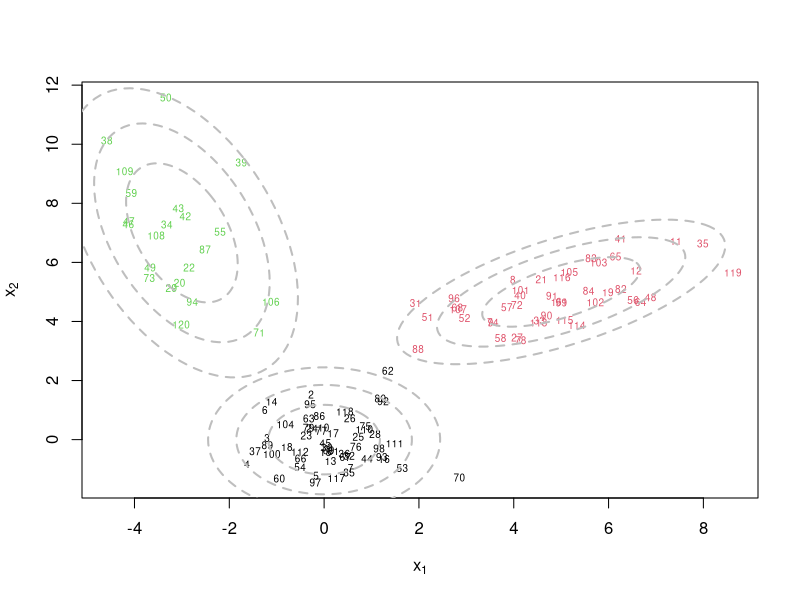
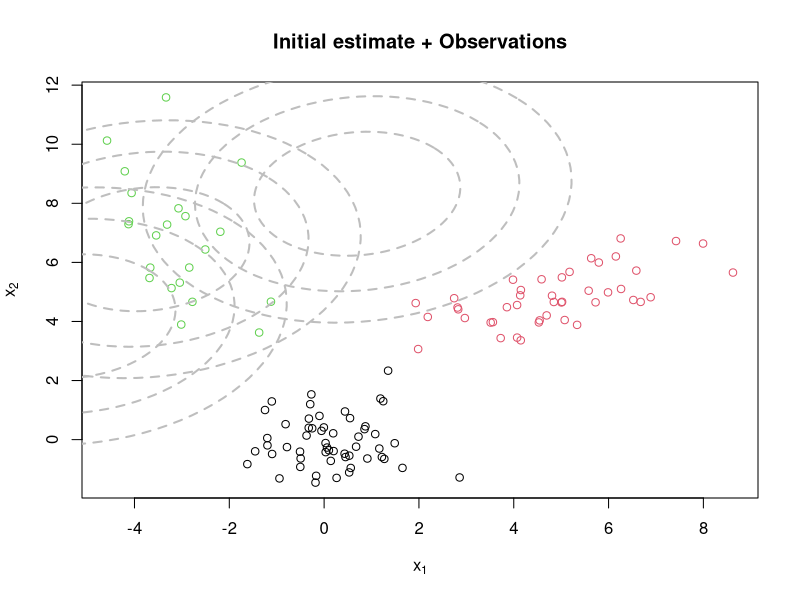
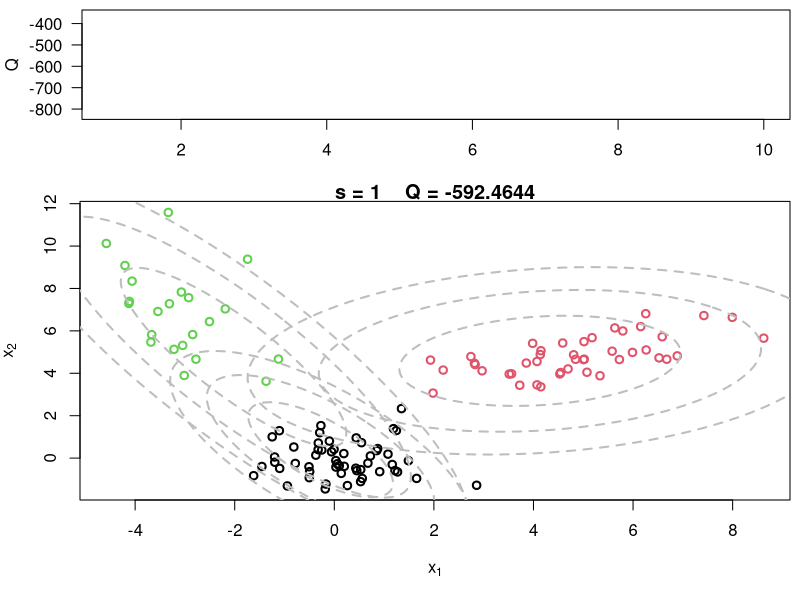
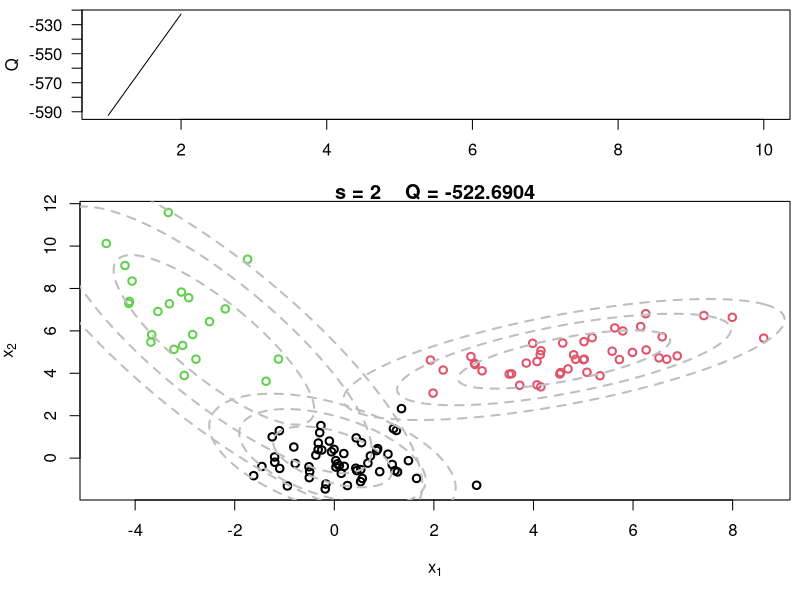
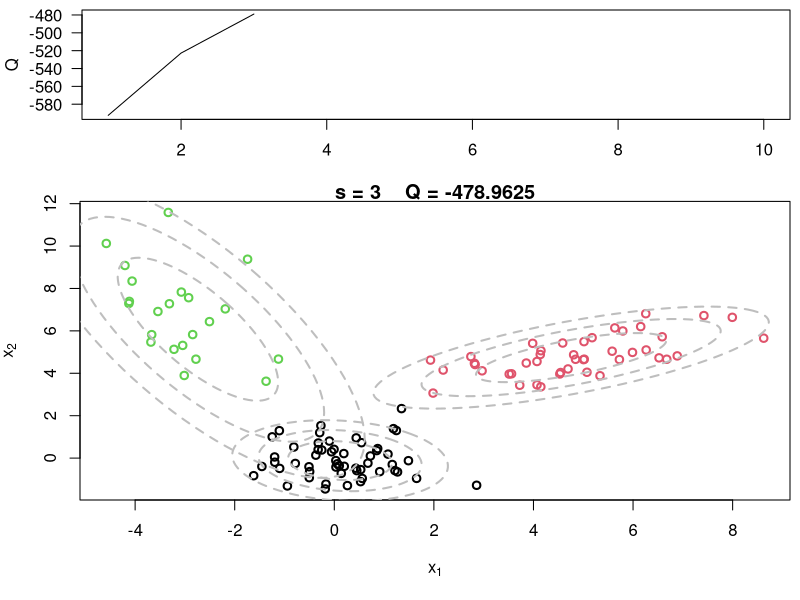
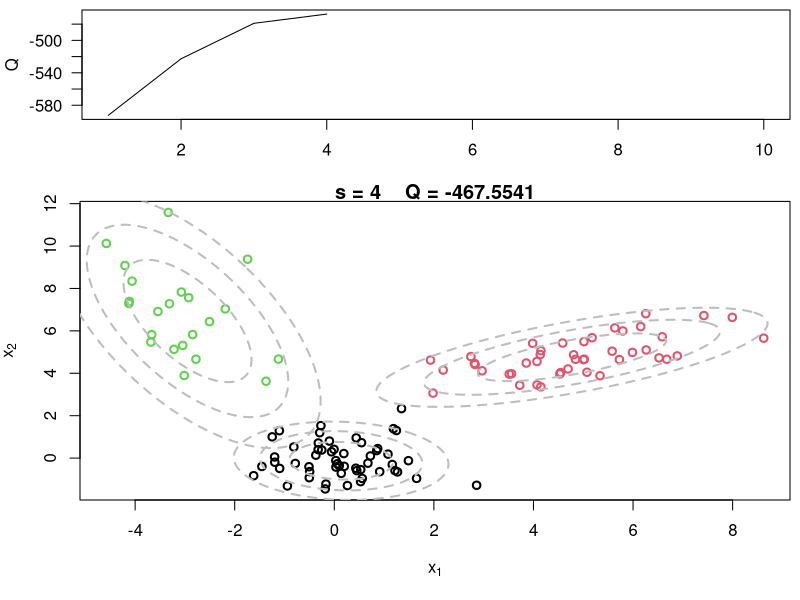
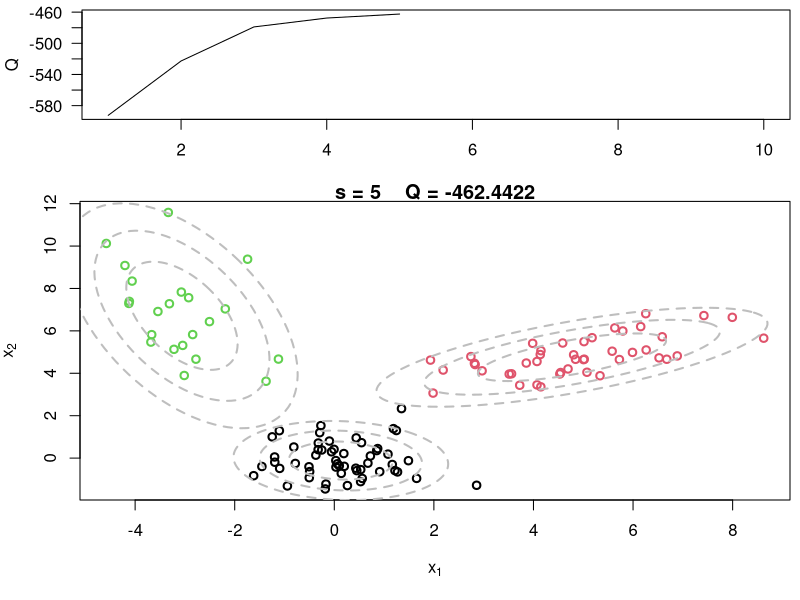
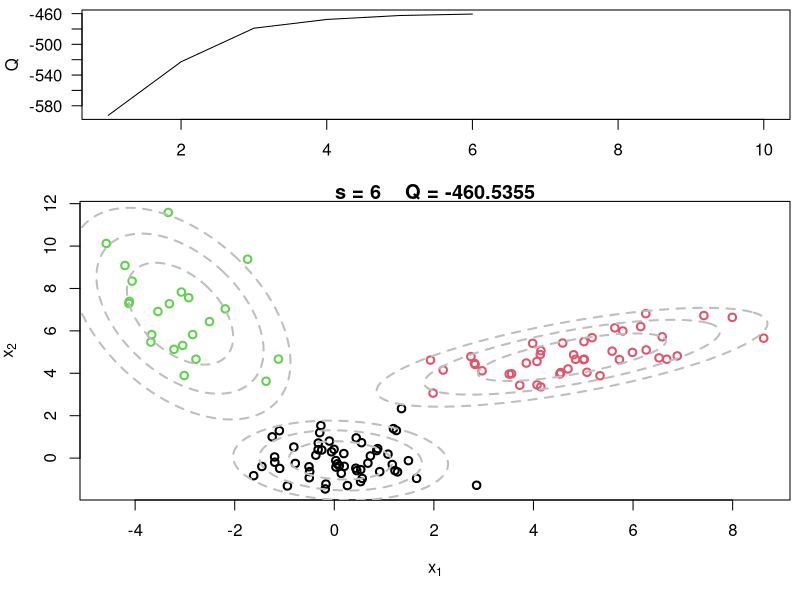

R code for these plots, in order:
# Example of an EM algorithm for fitting a mixtures of K p-variate Gaussian 
# components
# The algorithm is tested using simulated data

# Clear the environment and load required libraries
rm(list=ls())
library(mvtnorm)
library(ellipse)
#set.seed(63252)

# Generate data from a mixture with 3 components
KK <- 3
p  <- 2
w.true <- c(0.5, 0.3, 0.2)  # True weights associated with the components
mu.true <- array(0, dim=c(KK, p))
mu.true[1,] <- c(0 ,0)   # True mean for the first component
mu.true[2,] <- c(5, 5)   # True mean for the second component
mu.true[3,] <- c(-3, 7)  # True mean for the third component
Sigma.true <- array(0, dim=c(KK, p, p))
Sigma.true[1,,] <- matrix(c(1, 0, 0, 1), p, p) # True var for the first comp
Sigma.true[2,,] <- matrix(c(2,0.9,0.9,1),p,p)   # True var for the second comp
Sigma.true[3,,] <- matrix(c(1,-0.9,-0.9,4),p,p) # True var for the third comp
n  <- 120
cc <- sample(1:3, n, replace=T, prob=w.true)
x <- array(0, dim=c(n,p))
for (i in 1:n) {
  x[i,] <- rmvnorm(1, mu.true[cc[i],], Sigma.true[cc[i],,])
}

par(mfrow=c(1, 1))
plot(
  x[, 1], x[, 2], col=cc, type="n", xlab=expression(x[1]), ylab=expression(x[2]))
text(x[,1], x[,2], 1:n, col=cc, cex=0.6)
for(k in 1:KK){
  lines(ellipse(x=Sigma.true[k,,], centre=mu.true[k,], level=0.50), 
        col="grey", lty=2, lwd=2)
  lines(ellipse(x=Sigma.true[k,,], centre=mu.true[k,], level=0.82), 
        col="grey", lty=2, lwd=2)
  lines(ellipse(x=Sigma.true[k,,], centre=mu.true[k,], level=0.95), 
        col="grey", lty=2, lwd=2)
}


# Run the EM algorithm
# Initialize the parameters
w <- rep(1, KK) / KK  # Assign equal weight to each component to start with
# RandomCluster centers randomly spread over the support of the data
mu <- rmvnorm(KK, apply(x, 2, mean), var(x))   
Sigma <- array(0, dim=c(KK, p, p)) # Initial variances are assumed to be the same
Sigma[1,,] <- var(x) / KK  
Sigma[2,,] <- var(x) / KK
Sigma[3,,] <- var(x) / KK

par(mfrow=c(1, 1))
plot(x[,1], x[,2], col=cc, xlab=expression(x[1]), ylab=expression(x[2]))
for(k in 1:KK){
  lines(ellipse(x=Sigma[k,,], centre=mu[k,], level=0.50), 
        col="grey", lty=2, lwd=2)
  lines(ellipse(x=Sigma[k,,], centre=mu[k,], level=0.82), 
        col="grey", lty=2, lwd=2)
  lines(ellipse(x=Sigma[k,,], centre=mu[k,], level=0.95), 
        col="grey", lty=2, lwd=2)
}
title(main="Initial estimate + Observations")

s <- 0
sw <- FALSE
QQ <- -Inf
QQ.out <- NULL
epsilon <- 10^(-5)

while (!sw) {
  # E step
  v <- array(0, dim=c(n, KK))
  for (k in 1:KK) {
    v[, k] <- log(w[k]) + dmvnorm(x, mu[k,], Sigma[k,,], log=TRUE)
  }
  for (i in 1:n) {
    v[i,] <- exp(v[i,] - max(v[i,])) / sum(exp(v[i,] - max(v[i,]))) 
  }
  
  # M step
  w <- apply(v, 2, mean)
  mu <- array(0, dim=c(KK, p))
  for (k in 1:KK) {
    for (i in 1:n) {
      mu[k,] <- mu[k,] + v[i, k]*x[i,]
    }
    mu[k,] <- mu[k,] / sum(v[, k])
  }
  Sigma <- array(0, dim=c(KK, p, p))
  for (k in 1:KK) {
    for (i in 1:n) {
      Sigma[k,,] <- Sigma[k,,] + v[i, k]*(x[i,] - mu[k,]) %*%t (x[i,] - mu[k,])
    }
    Sigma[k,,] = Sigma[k,,] / sum(v[,k])
  }
  
  # Check convergence
  QQn <- 0
  for (i in 1:n) { 
    for (k in 1:KK) {
      QQn <- QQn + v[i, k]*(log(w[k]) + dmvnorm(x[i,], mu[k,], Sigma[k,,], log=T))
    }
  }
  if (abs(QQn - QQ) / abs(QQn) < epsilon) {
    sw <- T
  }
  QQ <- QQn
  QQ.out <- c(QQ.out, QQ)
  s <- s + 1
  print(paste(s, QQn))
  
  # Plot current components over data
  layout(matrix(c(1, 2), 2, 1), widths=c(1, 1), heights=c(1.3, 3))
  par(mar=c(3.1, 4.1, 0.5, 0.5))
  plot(QQ.out[1:s], type="l", xlim=c(1, max(10,s)), las=1, ylab="Q")
  par(mar=c(5, 4, 1, 0.5))
  plot(x[,1], 
       x[,2], 
       col=cc, 
       main=paste("s =",s,"   Q =", round(QQ.out[s],4)), 
       xlab=expression(x[1]), 
       ylab=expression(x[2]), lwd=2)
  for (k in 1:KK) {
    lines(ellipse(x=Sigma[k,,], centre=mu[k,], level=0.50), 
          col="grey", lty=2, lwd=2)
    lines(ellipse(x=Sigma[k,,], centre=mu[k,], level=0.82), 
          col="grey", lty=2, lwd=2)
    lines(ellipse(x=Sigma[k,,], centre=mu[k,], level=0.95), 
          col="grey", lty=2, lwd=2)
  }
  readline('Press <return> to continue')
}

# Plot current components over data
layout(matrix(c(1, 2), 2, 1), widths=c(1, 1), heights=c(1.3, 3))
par(mar=c(3.1, 4.1, 0.5, 0.5))
plot(QQ.out[1:s],type="l", xlim=c(1, max(10,s)), las=1, ylab="Q", lwd=2)
par(mar=c(5, 4, 1, 0.5))
plot(x[,1], 
     x[,2], 
     col=cc, 
     main=paste("s =",s,"   Q =", round(QQ.out[s],4)), 
     xlab=expression(x[1]), ylab=expression(x[2]))
for(k in 1:KK){
  lines(ellipse(x=Sigma[k,,], centre=mu[k,], level=0.50), 
        col="grey", lty=2, lwd=2)
  lines(ellipse(x=Sigma[k,,], centre=mu[k,], level=0.82), 
        col="grey", lty=2, lwd=2)
  lines(ellipse(x=Sigma[k,,], centre=mu[k,], level=0.95), 
        col="grey", lty=2, lwd=2)
}
